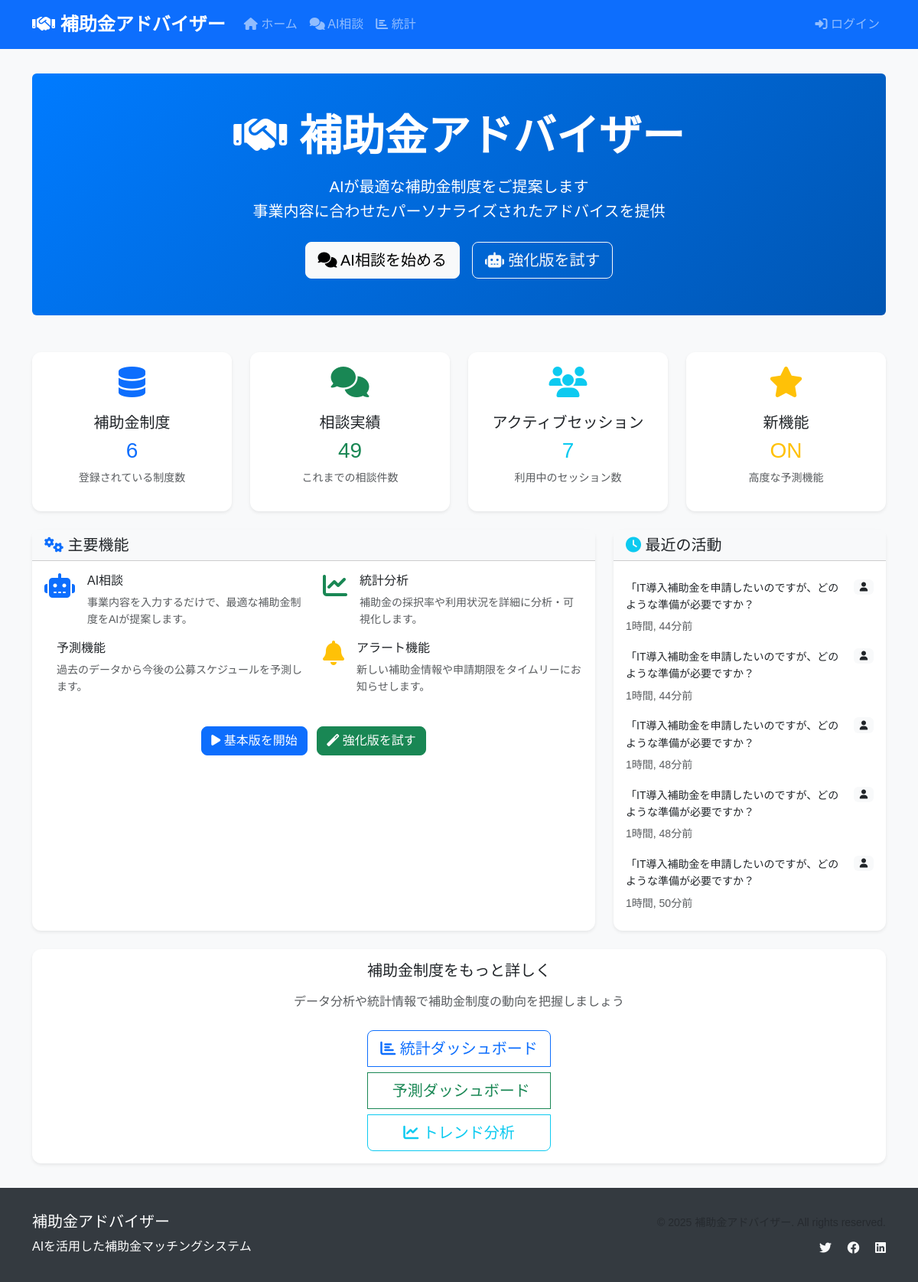
Before: / with the older database file.
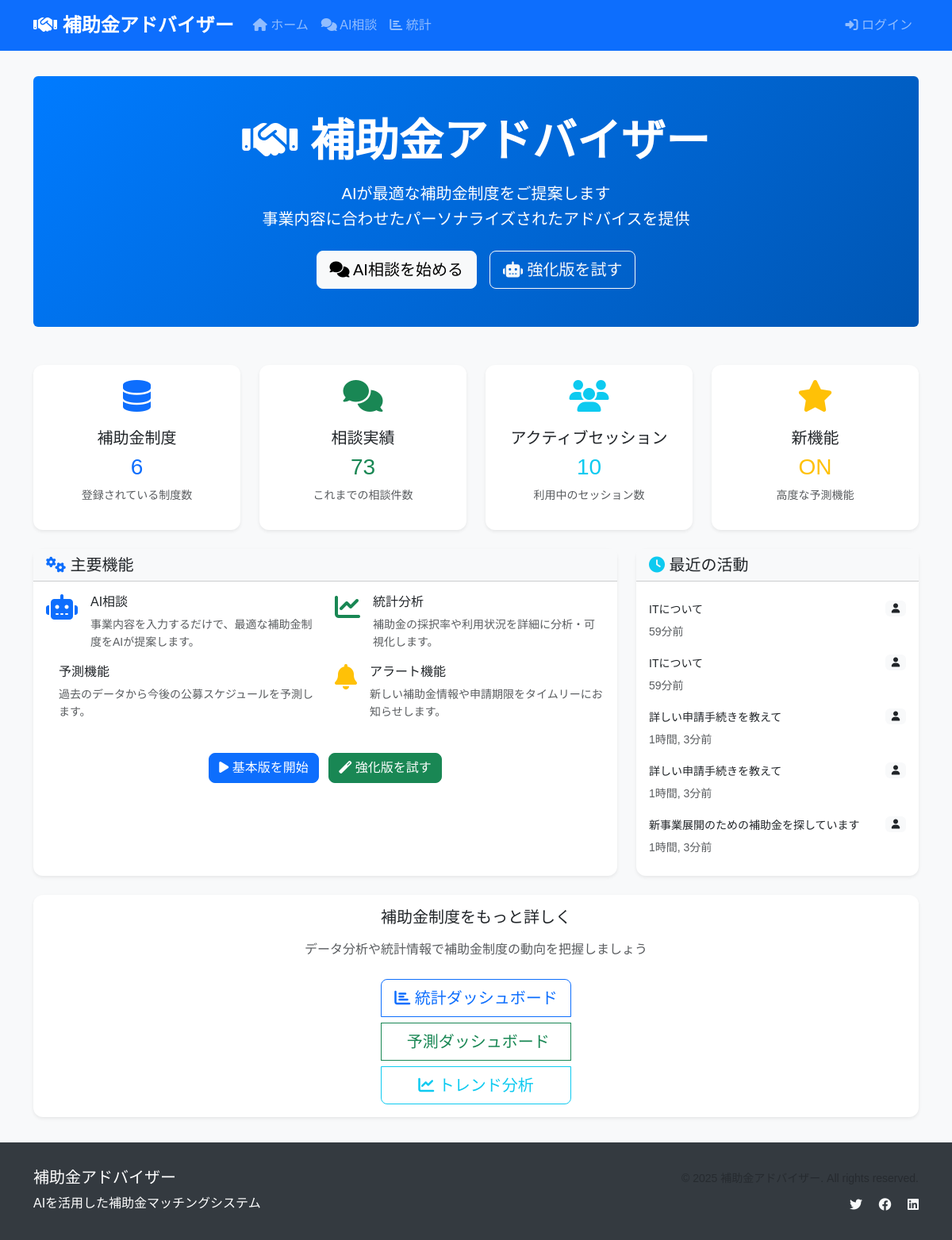
After: the same page with the newer database file.
### advisor/models.py (models this page shows, shortened)
class ConversationHistory(models.Model):
    session_id = models.CharField(max_length=255, verbose_name="セッションID")
    user = models.ForeignKey(
        User,
        on_delete=models.SET_NULL,
        null=True,
        blank=True,
        verbose_name="ユーザー"
    )
    message_type = models.CharField(
        max_length=20,
        choices=[
            ('user', 'ユーザー'),
            ('assistant', 'アシスタント'),
            ('system', 'システム')
        ],
        verbose_name="メッセージ種別"
    )
    content = models.TextField(verbose_name="メッセージ内容")
    metadata = models.JSONField(
        default=dict,
        verbose_name="メタデータ",
        help_text="信頼度、推奨補助金、使用モデル等"
    )
    intent_analysis = models.JSONField(
        default=dict,
        verbose_name="意図分析結果"
    )
    user_context = models.JSONField(
        default=dict,
        verbose_name="ユーザーコンテキスト"
    )
    timestamp = models.DateTimeField(auto_now_add=True, verbose_name="タイムスタンプ")
    class Meta:
        verbose_name = "会話履歴"
        verbose_name_plural = "会話履歴"
        ordering = ['-timestamp']

### advisor/views.py (the view)
# urls.py: path('', views.index, name='index'),  # 新しいメインページ
def index(request):
    subsidies = SubsidyType.objects.all()
    basic_stats = {
        'total_subsidies': subsidies.count(),
        'total_conversations': ConversationHistory.objects.count(),
        'active_sessions': ConversationHistory.objects.values('session_id').distinct().count(),
    }
    recent_predictions = []
    if NEW_MODELS_AVAILABLE and SubsidyPrediction:
        try:
            recent_predictions = SubsidyPrediction.objects.filter(
                predicted_date__gte=timezone.now().date()
            ).order_by('predicted_date')[:5]
        except Exception as e:
            print(f"Prediction query error: {e}")
            recent_predictions = []
    recent_conversations = ConversationHistory.objects.filter(
        message_type='user'
    ).order_by('-timestamp')[:5]
    context = {
        'page_title': '補助金アドバイザー',
        'subsidies': subsidies,
        'recent_predictions': recent_predictions,
        'recent_conversations': recent_conversations,
        'stats': basic_stats,
        'new_features_available': NEW_MODELS_AVAILABLE,
        'enhanced_services_available': ENHANCED_SERVICES_AVAILABLE,
    }
    return render(request, 'advisor/index.html', context)

### templates/advisor/index.html (shortened to what this page needs)
{% extends 'base.html' %}
{% load static %}
{% block content %}
<div class="row">
    <div class="col-12 mb-5">
        <div class="hero-section bg-primary text-white rounded p-5 text-center">
            <h1 class="display-4 fw-bold mb-3">
                <i class="fas fa-handshake"></i> 補助金アドバイザー
            </h1>
            <p class="lead mb-4">
                AIが最適な補助金制度をご提案します<br>
                事業内容に合わせたパーソナライズされたアドバイスを提供
            </p>
            <div class="d-flex justify-content-center gap-3 flex-wrap">
                <a href="{% url 'advisor:chat_interface' %}" class="btn btn-light btn-lg">
                    <i class="fas fa-comments"></i> AI相談を始める
                </a>
                {% if enhanced_services_available %}
                <a href="{% url 'advisor:enhanced_chat_interface' %}" class="btn btn-outline-light btn-lg">
                    <i class="fas fa-robot"></i> 強化版を試す
                </a>
                {% endif %}
            </div>
        </div>
    </div>
</div>
<div class="row">
    <div class="col-lg-3 col-md-6 mb-4">
        <div class="card border-0 shadow-sm h-100">
            <div class="card-body text-center">
                <div class="display-6 text-primary mb-3">
                    <i class="fas fa-database"></i>
                </div>
                <h5 class="card-title">補助金制度</h5>
                <h3 class="text-primary">{{ stats.total_subsidies }}</h3>
                <p class="text-muted small">登録されている制度数</p>
            </div>
        </div>
    </div>
    <div class="col-lg-3 col-md-6 mb-4">
        <div class="card border-0 shadow-sm h-100">
            <div class="card-body text-center">
                <div class="display-6 text-success mb-3">
                    <i class="fas fa-comments"></i>
                </div>
                <h5 class="card-title">相談実績</h5>
                <h3 class="text-success">{{ stats.total_conversations }}</h3>
                <p class="text-muted small">これまでの相談件数</p>
            </div>
        </div>
    </div>
    <div class="col-lg-3 col-md-6 mb-4">
        <div class="card border-0 shadow-sm h-100">
            <div class="card-body text-center">
                <div class="display-6 text-info mb-3">
                    <i class="fas fa-users"></i>
                </div>
                <h5 class="card-title">アクティブセッション</h5>
                <h3 class="text-info">{{ stats.active_sessions }}</h3>
                <p class="text-muted small">利用中のセッション数</p>
            </div>
        </div>
    </div>
    <div class="col-lg-3 col-md-6 mb-4">
        <div class="card border-0 shadow-sm h-100">
            <div class="card-body text-center">
                <div class="display-6 text-warning mb-3">
                    <i class="fas fa-star"></i>
                </div>
                <h5 class="card-title">新機能</h5>
                <h3 class="text-warning">
                    {% if new_features_available %}ON{% else %}準備中{% endif %}
                </h3>
                <p class="text-muted small">高度な予測機能</p>
            </div>
        </div>
    </div>
</div>
<div class="row">
    <div class="col-lg-8">
        <div class="card shadow-sm h-100">
            <div class="card-header bg-light">
                <h5 class="mb-0">
                    <i class="fas fa-cogs text-primary"></i> 主要機能
                </h5>
            </div>
            <div class="card-body">
                <div class="row">
                    <div class="col-md-6 mb-3">
                        <div class="d-flex align-items-start">
                            <div class="flex-shrink-0">
                                <i class="fas fa-robot fa-2x text-primary"></i>
                            </div>
                            <div class="flex-grow-1 ms-3">
                                <h6>AI相談</h6>
                                <p class="text-muted small mb-0">
                                    事業内容を入力するだけで、最適な補助金制度をAIが提案します。
                                </p>
                            </div>
                        </div>
                    </div>
                    <div class="col-md-6 mb-3">
                        <div class="d-flex align-items-start">
                            <div class="flex-shrink-0">
                                <i class="fas fa-chart-line fa-2x text-success"></i>
                            </div>
                            <div class="flex-grow-1 ms-3">
                                <h6>統計分析</h6>
                                <p class="text-muted small mb-0">
                                    補助金の採択率や利用状況を詳細に分析・可視化します。
                                </p>
                            </div>
                        </div>
                    </div>
                    {% if enhanced_services_available %}
                    <div class="col-md-6 mb-3">
                        <div class="d-flex align-items-start">
                            <div class="flex-grow-1 ms-3">
                                <h6>予測機能</h6>
                                <p class="text-muted small mb-0">
                                    過去のデータから今後の公募スケジュールを予測します。
                                </p>
                            </div>
                        </div>
                    </div>
                    <div class="col-md-6 mb-3">
                        <div class="d-flex align-items-start">
                            <div class="flex-shrink-0">
                                <i class="fas fa-bell fa-2x text-warning"></i>
                            </div>
                            <div class="flex-grow-1 ms-3">
                                <h6>アラート機能</h6>
                                <p class="text-muted small mb-0">
                                    新しい補助金情報や申請期限をタイムリーにお知らせします。
                                </p>
                            </div>
                        </div>
                    </div>
                    {% endif %}
                </div>
                <div class="text-center mt-4">
                    <a href="{% url 'advisor:chat_interface' %}" class="btn btn-primary me-2">
                        <i class="fas fa-play"></i> 基本版を開始
                    </a>
                    {% if enhanced_services_available %}
                    <a href="{% url 'advisor:enhanced_chat_interface' %}" class="btn btn-success">
                        <i class="fas fa-magic"></i> 強化版を試す
                    </a>
                    {% endif %}
                </div>
            </div>
        </div>
    </div>
    <div class="col-lg-4">
        <div class="card shadow-sm h-100">
            <div class="card-header bg-light">
                <h5 class="mb-0">
                    <i class="fas fa-clock text-info"></i> 最近の活動
                </h5>
            </div>
            <div class="card-body">
                {% if recent_conversations %}
                    <div class="list-group list-group-flush">
                        {% for conversation in recent_conversations %}
                            <div class="list-group-item border-0 px-0 py-2">
                                <div class="d-flex justify-content-between align-items-start">
                                    <div class="flex-grow-1">
                                        <p class="mb-1 small">
                                            {{ conversation.content|truncatechars:50 }}
                                        </p>
                                        <small class="text-muted">
                                            {{ conversation.timestamp|timesince }}前
                                        </small>
                                    </div>
                                    <span class="badge bg-light text-dark ms-2">
                                        <i class="fas fa-user"></i>
                                    </span>
                                </div>
                            </div>
                        {% endfor %}
                    </div>
                {% endif %}
            </div>
        </div>
    </div>
</div>
<div class="row mt-4">
    <div class="col-12">
        <div class="card shadow-sm">
            <div class="card-body text-center">
                <h5 class="mb-3">補助金制度をもっと詳しく</h5>
                <p class="text-muted mb-4">
                    データ分析や統計情報で補助金制度の動向を把握しましょう
                </p>
                <div class="btn-group-vertical btn-group-lg" role="group">
                    <a href="{% url 'advisor:statistics' %}" class="btn btn-outline-primary mb-2">
                        <i class="fas fa-chart-bar"></i> 統計ダッシュボード
                    </a>
                    {% if enhanced_services_available %}
                        <a href="{% url 'advisor:prediction_dashboard' %}" class="btn btn-outline-success mb-2">
                             予測ダッシュボード
                        </a>
                        <a href="{% url 'advisor:trend_analysis' %}" class="btn btn-outline-info">
                            <i class="fas fa-chart-line"></i> トレンド分析
                        </a>
                    {% endif %}
                </div>
            </div>
        </div>
    </div>
</div>
{% endblock %}

### templates/base.html (shortened to what this page needs)
<!DOCTYPE html>
<html lang="ja">
<head>
    <link href="https://cdn.jsdelivr.net/npm/bootstrap@5.3.0/dist/css/bootstrap.min.css" rel="stylesheet">
    <link href="https://cdnjs.cloudflare.com/ajax/libs/font-awesome/6.4.0/css/all.min.css" rel="stylesheet">
    {% load static %}
    <link href="{% static 'css/custom.css' %}" rel="stylesheet" type="text/css">
</head>
<body>
    <nav class="navbar navbar-expand-lg navbar-dark bg-primary">
        <div class="container">
            <a class="navbar-brand" href="{% url 'advisor:index' %}">
                <i class="fas fa-handshake"></i> 補助金アドバイザー
            </a>
            <div class="collapse navbar-collapse" id="navbarNav">
                <ul class="navbar-nav me-auto">
                    <li class="nav-item">
                        <a class="nav-link" href="{% url 'advisor:index' %}">
                            <i class="fas fa-home"></i> ホーム
                        </a>
                    </li>
                    <li class="nav-item">
                        <a class="nav-link" href="{% url 'advisor:chat_interface' %}">
                            <i class="fas fa-comments"></i> AI相談
                        </a>
                    </li>
                    <li class="nav-item">
                        <a class="nav-link" href="{% url 'advisor:statistics' %}">
                            <i class="fas fa-chart-bar"></i> 統計
                        </a>
                    </li>
                </ul>
                <ul class="navbar-nav">
                    {% if user.is_authenticated %}
                        <li class="nav-item dropdown">
                            <a class="nav-link dropdown-toggle" href="#" id="userDropdown" role="button" data-bs-toggle="dropdown">
                                <i class="fas fa-user"></i> {{ user.username }}
                            </a>
                            <ul class="dropdown-menu">
                                {% if user.is_staff %}
                                    <li><a class="dropdown-item" href="{% url 'advisor:admin_dashboard' %}">
                                        <i class="fas fa-cog"></i> 管理ダッシュボード
                                    </a></li>
                                    <li><hr class="dropdown-divider"></li>
                                {% endif %}
                                <li><a class="dropdown-item" href="{% url 'admin:logout' %}">
                                    <i class="fas fa-sign-out-alt"></i> ログアウト
                                </a></li>
                            </ul>
                        </li>
                    {% else %}
                        <li class="nav-item">
                            <a class="nav-link" href="{% url 'admin:login' %}">
                                <i class="fas fa-sign-in-alt"></i> ログイン
                            </a>
                        </li>
                    {% endif %}
                </ul>
            </div>
        </div>
    </nav>
    <main class="main-content">
        <div class="container">
            {% block content %}{% endblock %}
        </div>
    </main>
    <footer class="footer">
        <div class="container">
            <div class="row">
                <div class="col-md-6">
                    <h5>補助金アドバイザー</h5>
                    <p class="mb-0">AIを活用した補助金マッチングシステム</p>
                </div>
                <div class="col-md-6 text-md-end">
                    <p class="mb-0">
                        <small class="text-muted">
                        </small>
                    </p>
                    <div class="mt-2">
                        <a href="#" class="text-light me-3"><i class="fab fa-twitter"></i></a>
                        <a href="#" class="text-light me-3"><i class="fab fa-facebook"></i></a>
                        <a href="#" class="text-light"><i class="fab fa-linkedin"></i></a>
                    </div>
                </div>
            </div>
        </div>
    </footer>
</body>
</html>

### templates/base.html (style rules this page uses)
body { font-family: 'Noto Sans JP', sans-serif; background-color: #f8f9fa; line-height: 1.6; }
.navbar-brand { font-weight: 700; font-size: 1.5rem; }
.main-content { min-height: calc(100vh - 160px); padding: 2rem 0; }
.footer { background-color: #343a40; color: white; padding: 2rem 0; margin-top: auto; }
.btn { border-radius: 8px; font-weight: 500; transition: all 0.3s ease; }
.card { border: none; border-radius: 12px; box-shadow: 0 2px 10px rgba(0, 0, 0, 0.08); transition: all 0.3s ease; }
.hero-section { background: linear-gradient(135deg, #007bff, #0056b3); border-radius: 15px; }

Changed rows visible on the page:
no longer on this page (row unchanged): ConversationHistory: content "「IT導入補助金を申請したいのですが、どのような準備が必要ですか？", timestamp "1時間, 44分"
no longer on this page (row unchanged): ConversationHistory: content "「IT導入補助金を申請したいのですが、どのような準備が必要ですか？", timestamp "1時間, 44分"
no longer on this page (row unchanged): ConversationHistory: content "「IT導入補助金を申請したいのですが、どのような準備が必要ですか？", timestamp "1時間, 48分"
no longer on this page (row unchanged): ConversationHistory: content "「IT導入補助金を申請したいのですが、どのような準備が必要ですか？", timestamp "1時間, 48分"
no longer on this page (row unchanged): ConversationHistory: content "「IT導入補助金を申請したいのですが、どのような準備が必要ですか？", timestamp "1時間, 50分"
added ConversationHistory: content "ITについて", timestamp "59分"
added ConversationHistory: content "ITについて", timestamp "59分"
added ConversationHistory: content "詳しい申請手続きを教えて", timestamp "1時間, 3分"
added ConversationHistory: content "詳しい申請手続きを教えて", timestamp "1時間, 3分"
added ConversationHistory: content "新事業展開のための補助金を探しています", timestamp "1時間, 3分"
Other visible differences:
{{ stats.total_conversations }}: "49" → "73"
{{ stats.active_sessions }}: "7" → "10"
